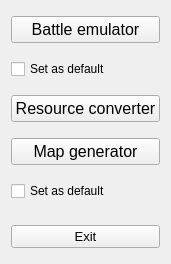
<?xml version="1.0" encoding="UTF-8"?>
<ui version="4.0">
 <class>LauncherWindow</class>
 <widget class="QFrame" name="LauncherWindow">
  <property name="geometry">
   <rect>
    <x>0</x>
    <y>0</y>
    <width>162</width>
    <height>264</height>
   </rect>
  </property>
  <property name="windowTitle">
   <string/>
  </property>
  <layout class="QVBoxLayout" name="mainLayout" stretch="0">
   <item>
    <layout class="QVBoxLayout" name="verticalLayout_2">
     <property name="spacing">
      <number>16</number>
     </property>
     <property name="topMargin">
      <number>5</number>
     </property>
     <property name="bottomMargin">
      <number>5</number>
     </property>
     <item>
      <layout class="QVBoxLayout" name="verticalLayout">
       <property name="bottomMargin">
        <number>0</number>
       </property>
       <item>
        <widget class="QPushButton" name="pushButtonEmulator">
         <property name="enabled">
          <bool>true</bool>
         </property>
         <property name="font">
          <font>
           <pointsize>12</pointsize>
          </font>
         </property>
         <property name="text">
          <string>Battle emulator</string>
         </property>
        </widget>
       </item>
       <item>
        <widget class="QCheckBox" name="checkBoxEmulator">
         <property name="text">
          <string>Set as default</string>
         </property>
        </widget>
       </item>
      </layout>
     </item>
     <item>
      <widget class="QPushButton" name="pushButtonConverter">
       <property name="enabled">
        <bool>true</bool>
       </property>
       <property name="font">
        <font>
         <pointsize>12</pointsize>
        </font>
       </property>
       <property name="text">
        <string>Resource converter</string>
       </property>
      </widget>
     </item>
     <item>
      <layout class="QVBoxLayout" name="verticalLayout_3">
       <property name="bottomMargin">
        <number>0</number>
       </property>
       <item>
        <widget class="QPushButton" name="pushButtonGenerator">
         <property name="enabled">
          <bool>true</bool>
         </property>
         <property name="font">
          <font>
           <pointsize>12</pointsize>
          </font>
         </property>
         <property name="text">
          <string>Map generator</string>
         </property>
        </widget>
       </item>
       <item>
        <widget class="QCheckBox" name="checkBoxMapGen">
         <property name="text">
          <string>Set as default</string>
         </property>
        </widget>
       </item>
      </layout>
     </item>
     <item>
      <spacer name="verticalSpacer">
       <property name="orientation">
        <enum>Qt::Vertical</enum>
       </property>
       <property name="sizeHint" stdset="0">
        <size>
         <width>20</width>
         <height>40</height>
        </size>
       </property>
      </spacer>
     </item>
     <item>
      <widget class="QPushButton" name="pushButtonClose">
       <property name="enabled">
        <bool>true</bool>
       </property>
       <property name="font">
        <font>
         <pointsize>10</pointsize>
        </font>
       </property>
       <property name="text">
        <string>Exit</string>
       </property>
      </widget>
     </item>
    </layout>
   </item>
  </layout>
 </widget>
 <resources/>
 <connections/>
</ui>
